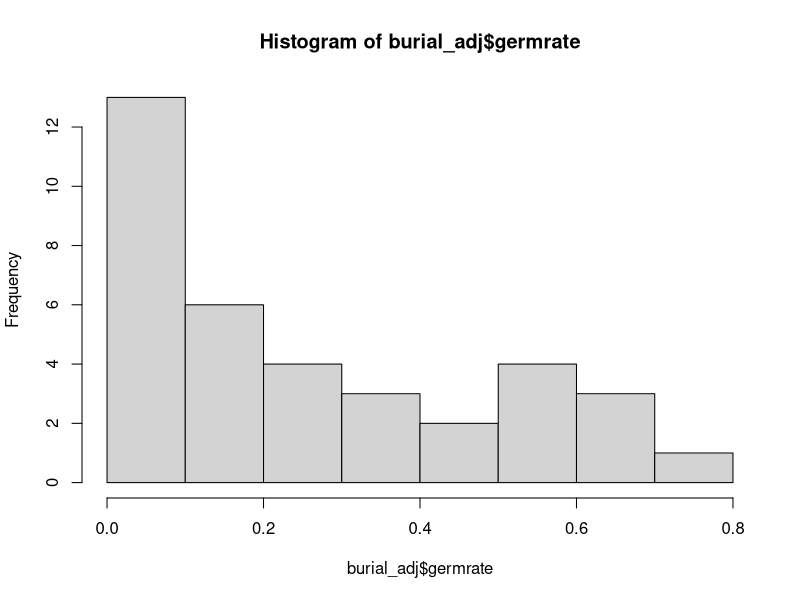
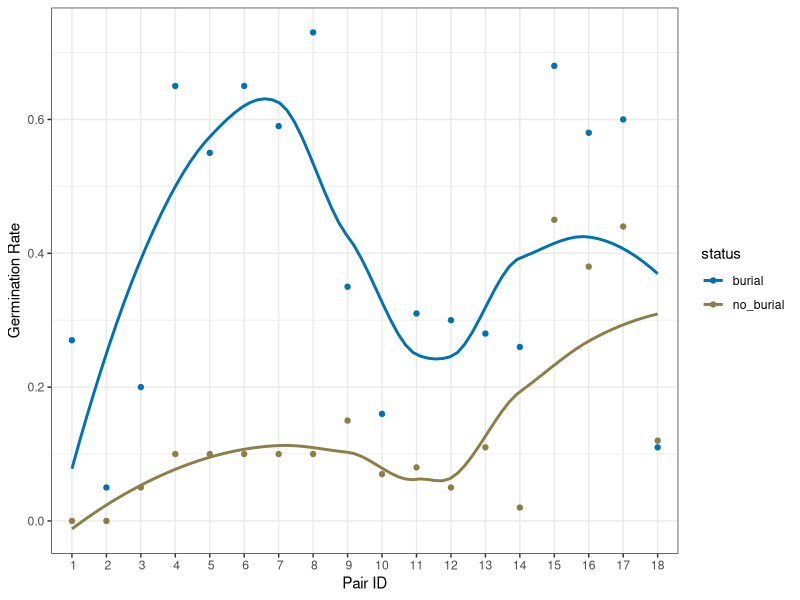

Here is the R script that generated these plots, in order: (Note: this script raises an error after producing the figures.)
library(tidyr)
library(ggplot2)
library(readr)

burial <- read_csv("burial_germination_rates.csv")
burial$index <- 1:nrow(burial)
burial_adj <- burial %>% 
  pivot_longer(4:5, names_to = "status", values_to = "germrate")


hist(burial_adj$germrate)

## Dotplot with regression visualization

ggplot(burial_adj, aes(x=index, y=germrate, color = status), size = 4)+
  geom_point()+
  geom_smooth(method = "loess", se = FALSE) +
  xlab("Pair ID")+
  ylab("Germination Rate")+
  theme(legend.position = "none") +
  scale_color_manual(values=c("#0072B2", "#8B7F47"))+
  scale_x_discrete(limits=c(1:18)) +
  theme_bw()

##

burial_lollipop <- burial

burial_lollipop <- burial_lollipop[order(burial_lollipop$no_burial),]

burial_lollipop$x <- 1:nrow(burial)

burial_lollipop <- burial_lollipop %>% 
  mutate(x=LETTERS[1:18])


ggplot(burial_lollipop) +
  geom_segment(aes(x=x, xend=x, y=no_burial, yend=burial), color="grey") +
  geom_point(aes(x=x, y=no_burial), color = "#8B7F47", size = 3) +
  geom_point(aes(x=x, y = burial), color = "#0072B2", size = 3) +
  ylim(0,0.8) +
  scale_x_discrete(limits=c(1:18)) +
  xlab("Pair ID")+
  ylab("Germination Rate")+
  coord_flip()+
  theme_bw()

burial_lollipop <- burial

burial_lollipop$x <- 1:nrow(burial)

burial_lollipop <- burial_lollipop[order(burial_lollipop$no_burial),]

burial_lollipop <- burial_lollipop %>% 
  mutate(x=LETTERS[1:18])




